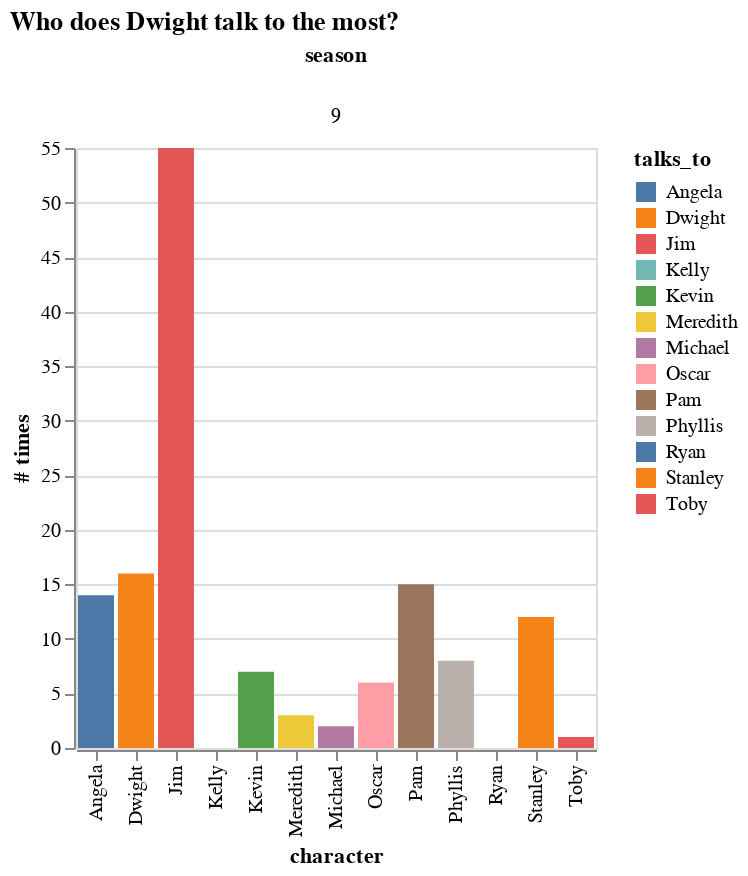

Notebook code for this chart:
### Code cell
make_bar_chart_by_season(mentions_by_season_long[mentions_by_season_long.season==9], character="Dwight")

### Figure 1 — Vega-Lite specification as saved in the notebook (floating-point values rounded to 4 significant figures)
{"usermeta": {"embedOptions": {"theme": "fivethirtyeight"}}, "config": {"view": {"continuousWidth": 400, "continuousHeight": 300}, "background": "white"}, "data": {"name": "data-e655742ef6060a0a8dbb6ee7257841f8"}, "mark": "bar", "encoding": {"color": {"type": "nominal", "field": "talks_to"}, "column": {"type": "ordinal", "field": "season"}, "x": {"type": "nominal", "axis": {"labelAngle": -90}, "field": "talks_to", "sort": {"field": "talks_to", "order": "ascending"}, "title": "character"}, "y": {"type": "quantitative", "aggregate": "sum", "field": "value", "title": "# times"}}, "title": "Who does Dwight talk to the most?", "$schema": "https://vega.github.io/schema/vega-lite/v4.8.1.json", "datasets": {"data-e655742ef6060a0a8dbb6ee7257841f8": [{"character": "Dwight", "season": 9, "talks_to": "Angela", "value": 14}, {"character": "Dwight", "season": 9, "talks_to": "Dwight", "value": 16}, {"character": "Dwight", "season": 9, "talks_to": "Jim", "value": 55}, {"character": "Dwight", "season": 9, "talks_to": "Kelly", "value": 0}, {"character": "Dwight", "season": 9, "talks_to": "Kevin", "value": 7}, {"character": "Dwight", "season": 9, "talks_to": "Meredith", "value": 3}, {"character": "Dwight", "season": 9, "talks_to": "Michael", "value": 2}, {"character": "Dwight", "season": 9, "talks_to": "Oscar", "value": 6}, {"character": "Dwight", "season": 9, "talks_to": "Pam", "value": 15}, {"character": "Dwight", "season": 9, "talks_to": "Phyllis", "value": 8}, {"character": "Dwight", "season": 9, "talks_to": "Ryan", "value": 0}, {"character": "Dwight", "season": 9, "talks_to": "Stanley", "value": 12}, {"character": "Dwight", "season": 9, "talks_to": "Toby", "value": 1}]}}
